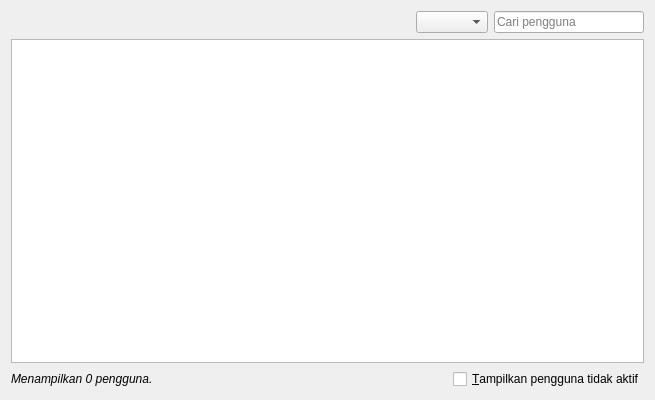
<?xml version="1.0" encoding="UTF-8"?>
<ui version="4.0">
 <class>UserManager</class>
 <widget class="QWidget" name="UserManager">
  <property name="geometry">
   <rect>
    <x>0</x>
    <y>0</y>
    <width>655</width>
    <height>400</height>
   </rect>
  </property>
  <property name="minimumSize">
   <size>
    <width>650</width>
    <height>400</height>
   </size>
  </property>
  <property name="windowTitle">
   <string>Kelol Pengguna</string>
  </property>
  <layout class="QVBoxLayout" name="verticalLayout">
   <item>
    <layout class="QHBoxLayout" name="toolBarLayout">
     <property name="spacing">
      <number>6</number>
     </property>
     <item>
      <spacer name="horizontalSpacer">
       <property name="orientation">
        <enum>Qt::Horizontal</enum>
       </property>
       <property name="sizeHint" stdset="0">
        <size>
         <width>40</width>
         <height>20</height>
        </size>
       </property>
      </spacer>
     </item>
     <item>
      <widget class="QComboBox" name="roleComboBox"/>
     </item>
     <item>
      <widget class="QLineEdit" name="searchEdit">
       <property name="maximumSize">
        <size>
         <width>150</width>
         <height>16777215</height>
        </size>
       </property>
       <property name="placeholderText">
        <string>Cari pengguna</string>
       </property>
       <property name="clearButtonEnabled">
        <bool>true</bool>
       </property>
      </widget>
     </item>
    </layout>
   </item>
   <item>
    <widget class="TableView" name="view">
     <property name="alternatingRowColors">
      <bool>true</bool>
     </property>
     <property name="selectionMode">
      <enum>QAbstractItemView::SingleSelection</enum>
     </property>
     <property name="selectionBehavior">
      <enum>QAbstractItemView::SelectRows</enum>
     </property>
     <property name="sortingEnabled">
      <bool>true</bool>
     </property>
     <property name="cornerButtonEnabled">
      <bool>false</bool>
     </property>
     <attribute name="verticalHeaderVisible">
      <bool>false</bool>
     </attribute>
     <attribute name="verticalHeaderMinimumSectionSize">
      <number>30</number>
     </attribute>
     <attribute name="verticalHeaderDefaultSectionSize">
      <number>30</number>
     </attribute>
    </widget>
   </item>
   <item>
    <layout class="QHBoxLayout" name="horizontalLayout_2">
     <item>
      <widget class="QLabel" name="infoLabel">
       <property name="font">
        <font>
         <italic>true</italic>
        </font>
       </property>
       <property name="text">
        <string>Menampilkan 0 pengguna.</string>
       </property>
      </widget>
     </item>
     <item>
      <spacer name="horizontalSpacer_2">
       <property name="orientation">
        <enum>Qt::Horizontal</enum>
       </property>
       <property name="sizeHint" stdset="0">
        <size>
         <width>40</width>
         <height>20</height>
        </size>
       </property>
      </spacer>
     </item>
     <item>
      <widget class="QCheckBox" name="showInactiveCheckBox">
       <property name="text">
        <string>&amp;Tampilkan pengguna tidak aktif</string>
       </property>
      </widget>
     </item>
    </layout>
   </item>
  </layout>
 </widget>
 <customwidgets>
  <customwidget>
   <class>TableView</class>
   <extends>QTableView</extends>
   <header location="global">tableview.h</header>
  </customwidget>
 </customwidgets>
 <tabstops>
  <tabstop>view</tabstop>
  <tabstop>searchEdit</tabstop>
 </tabstops>
 <resources/>
 <connections/>
</ui>
